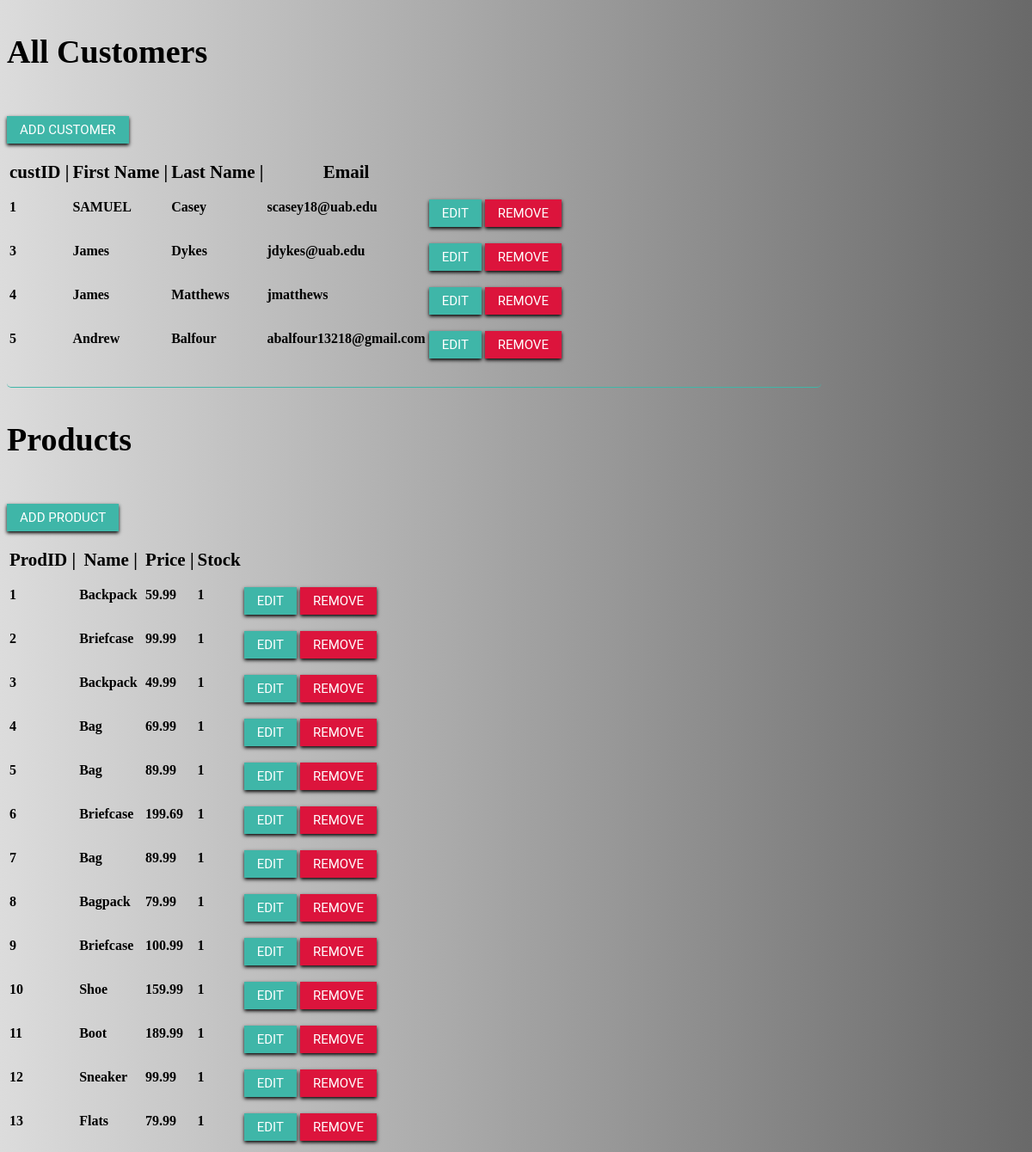
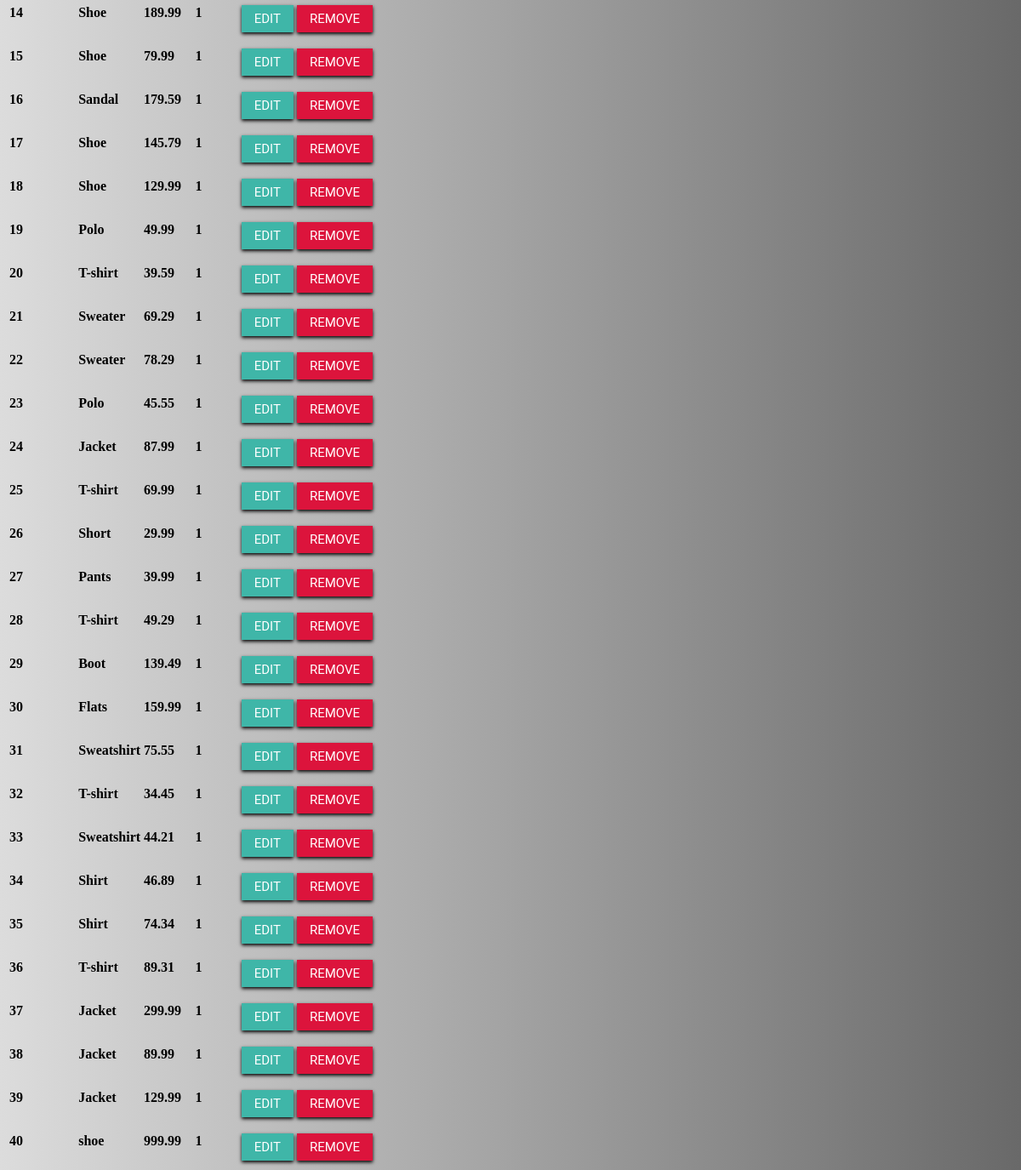
Before: /admin (signed in) with the older database file (2 pictures, top to bottom).
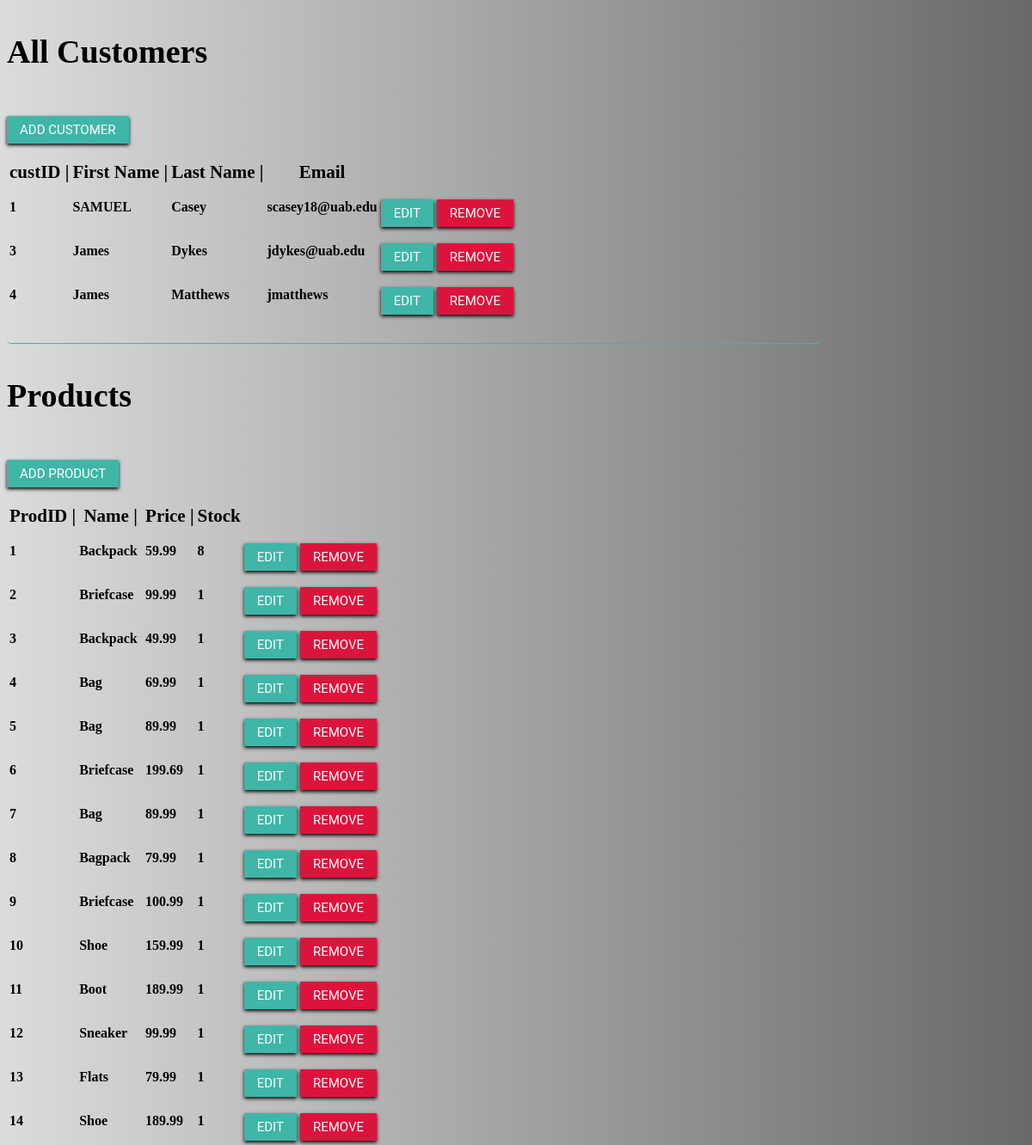
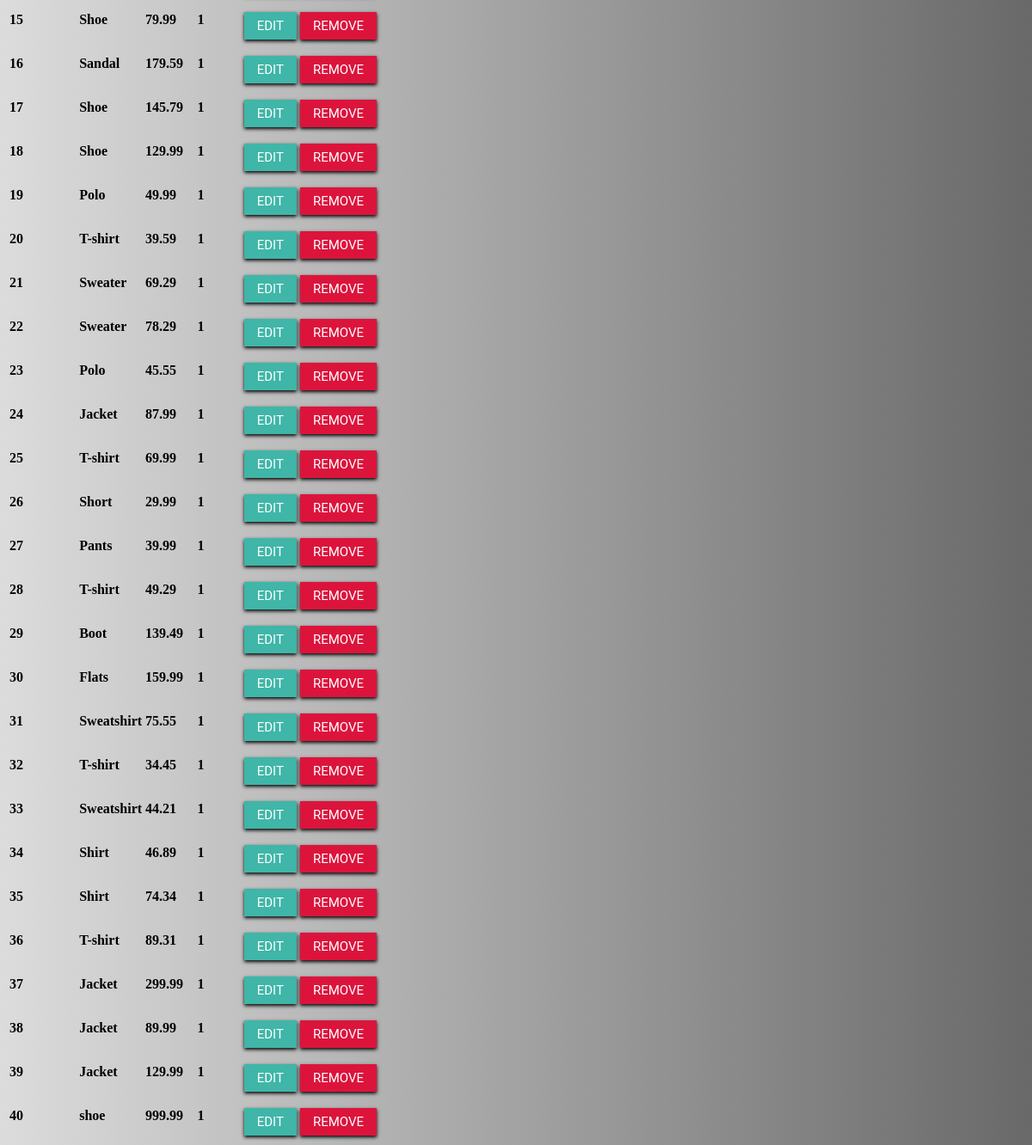
After: the same page with the newer database file (2 pictures, top to bottom).
### tables.py (models this page shows, shortened)
class User(UserMixin, db.Model):
    __tablename__ = 'Customers'
    custID = db.Column(db.Integer, primary_key=True)
    fName = db.Column(db.Text)
    lName = db.Column(db.Text)
    emailAdr = db.Column(db.Text, unique=True)
    password = db.Column(db.Text)
    defAdr = db.Column(db.Integer)
    admin = db.Column(db.Integer)

class Product(db.Model):
	prodID = db.Column(db.Integer, primary_key=True)
	name = db.Column(db.Text)
	price = db.Column(db.Numeric(scale=2))
	curinv = db.Column(db.Integer)
	rating = db.Column(db.Float)
	desc = db.Column(db.Text)

### server.py (the view, shortened to what this page needs)
@app.route('/admin', methods=['GET', 'POST'])
def admin():
    if current_user.is_authenticated:
        if current_user.admin == 1:
            return render_template("admin.html", customer=User.query.all(), products=Product.query.all())
        else:
            return "Account does not have access"
    return redirect(url_for('login'))

### server.py (called while the page is built)
@login.user_loader
def load_user(user_id):
    return User.query.get(user_id)

### templates/admin.html (shortened to what this page needs)
<!DOCTYPE html>
<html lang="en">
<head>
</head>
<body>
   <h3 class = "titlehead text-center">All Customers</h3>
   <b><div id="custForm">
      <button id="AddCustButton" class = "btn" onclick="showCustForm()">Add Customer</button>
     <br>
     <br>
   </div>
   <table>
      <thead>
         <tr class = "tablehead">
            <th>custID |</th>
            <th>First Name |</th>
			<th>Last Name |</th>
            <th>Email</th>
         </tr>
      </thead>
      <tbody>
         {% for cust in customer %}
         <tr>
		 <form action='{{ request.path }}' method='post'>
            <b><td id="id{{ cust.custID }}">{{ cust.custID }}</td>
            <td id="fName{{ cust.custID }}">{{ cust.fName }}</td>
			<td id="lName{{ cust.custID }}">{{ cust.lName }}</td>
            <td id="emailAdr{{ cust.custID }}">{{ cust.emailAdr }}</td>
			<td>
				<button class = "btn" id="eCust{{ cust.custID }}" type="button" onclick="editCust({{cust.custID}})">Edit</button>
			</td>
            <td>
				<input class = "btncan" id="rCust{{ cust.custID }}" type='submit' name="Customer" value='Remove'>
			</td>
			</form>
         </tr>
         {% endfor %}
      </tbody>
   </table>
   <p></p>
   <h3 class = "titlehead">Products</h3>
   <div id="prodForm">
      <button class = "btn" id="AddProdButton" onclick="showProdForm()">Add Product</button>
      <br>
      <br>
   </div>
   <table>
      <thead>
         <tr class = "tablehead">
            <th >ProdID |</th>
            <th>Name |</th>
            <th>Price |</th>
            <th>Stock</th>
         </tr>
      </thead>
      <tbody>
         {% for prod in products %}
		 <form action='{{ request.path }}' method='post'>
         <tr>
            <td id="Pid{{ prod.prodID }}">{{ prod.prodID }}</td>
            <td id="name{{ prod.prodID }}">{{ prod.name }}</td>
            <td id="price{{ prod.prodID }}">{{ prod.price }}</td>
            <td id="curinv{{ prod.prodID }}">{{ prod.curinv }}</td>
			<td>
				<button class = "btn" id="eProd{{ prod.prodID }}" type="button" onclick="editProd({{ prod.prodID }})">Edit</button>
			</td>
            <td>
				<input class = "btncan" id="rProd{{ prod.prodID }}" type='submit' name="Product" value='Remove'>
			</td>
			</form>
         {% endfor %}
      </tbody>
   </table>
</body>
</html>

Changed rows visible on the page:
removed User: custID "5", fName "Andrew", lName "Balfour", emailAdr "abalfour13218@gmail.com"
changed Product (number 1 of 40 on the later page): curinv "1" → "8"
